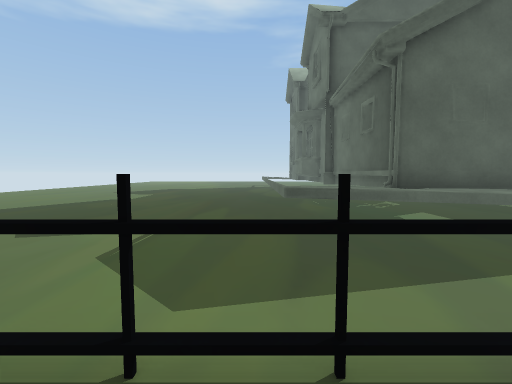
[1] (above)

24 first-person views from a walk through a 3-D level made in the Unity game engine. The camera is 1.2 m above the floor, tilts 4° down and sees 90° across. The floor is counted in squares, 1 m on a side. Each view is taken from the middle of a square. On the plan, view 1 faces up. The plan holds only what a view shows up to about 12 squares ahead; the rest is blank. The place goes on beyond the plan. Some surface patterns are stand-ins.

[2]
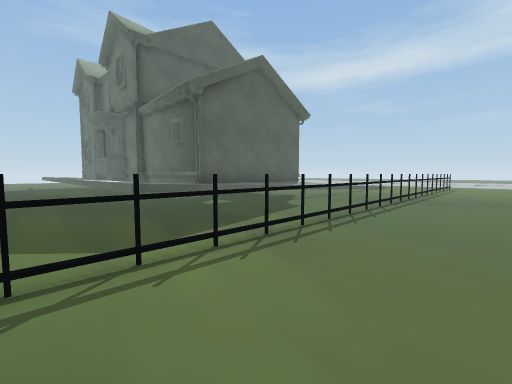

[3]
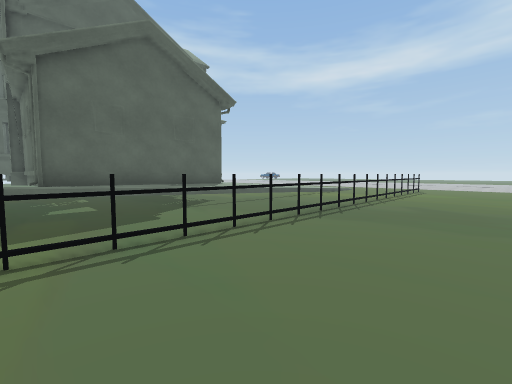

[4]
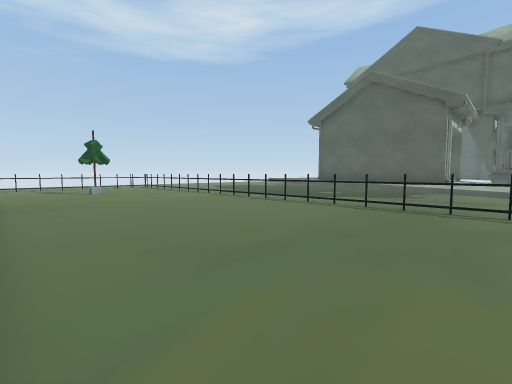

[5]
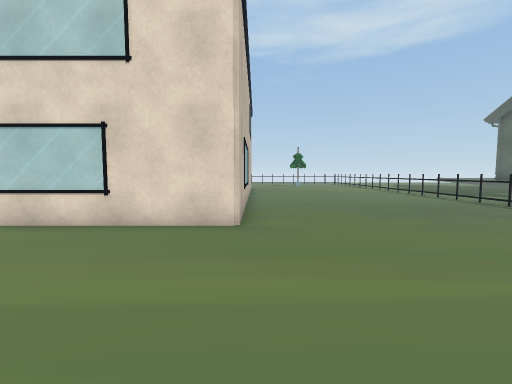

[6]
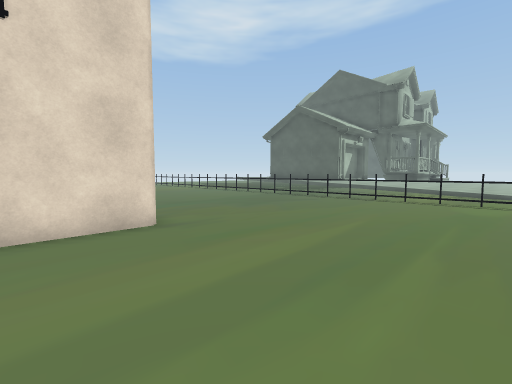

[7]
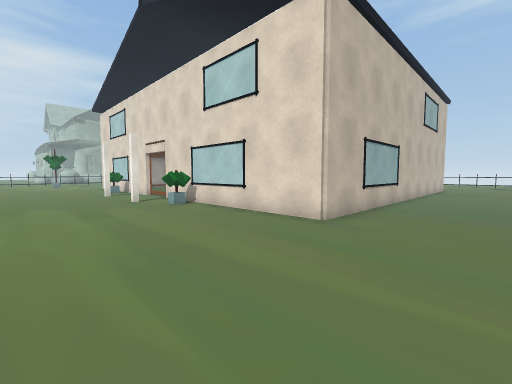

[8]
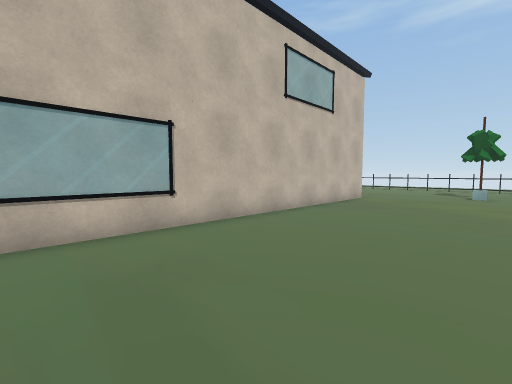

[9]
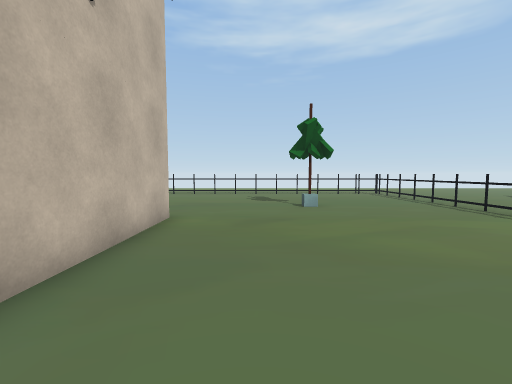

[10]
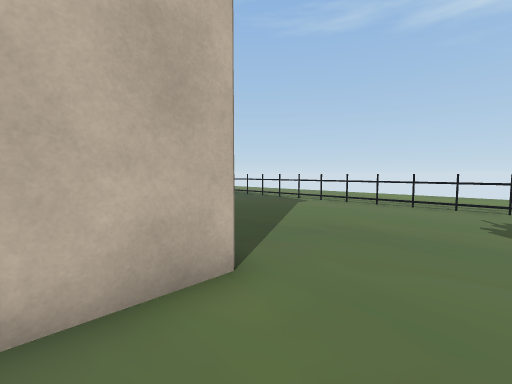

[11]
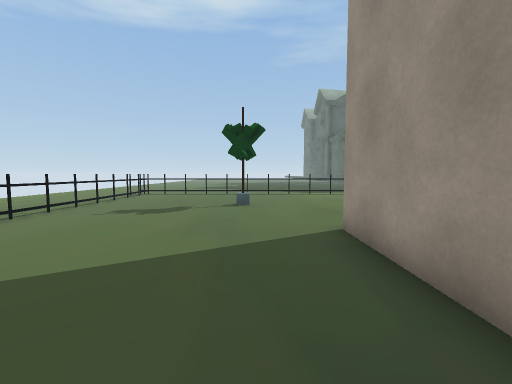

[12]
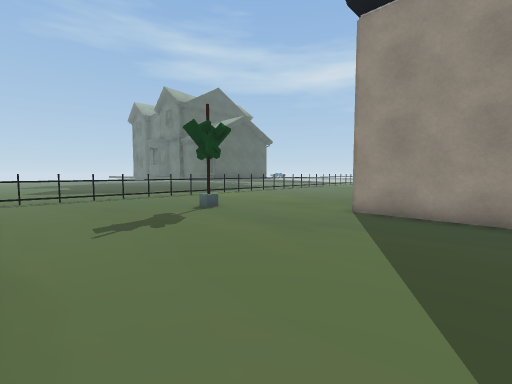

[13]
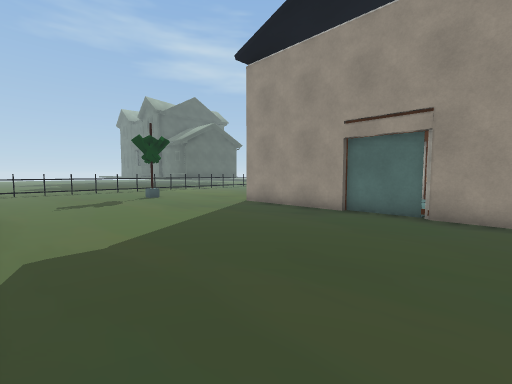

[14]
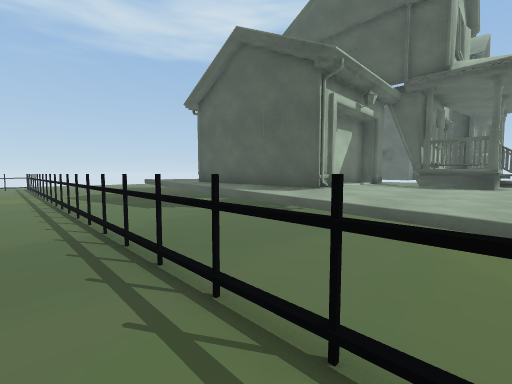

[15]
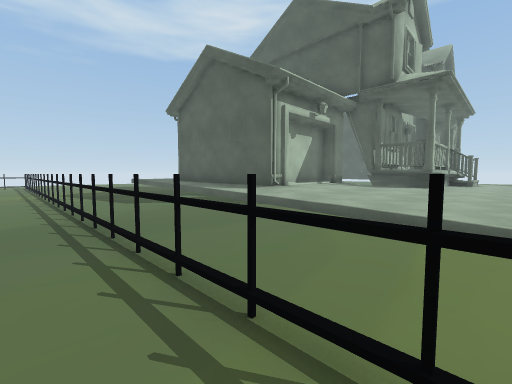

[16]
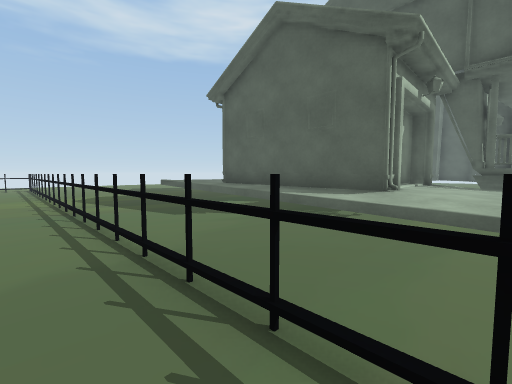

[17]
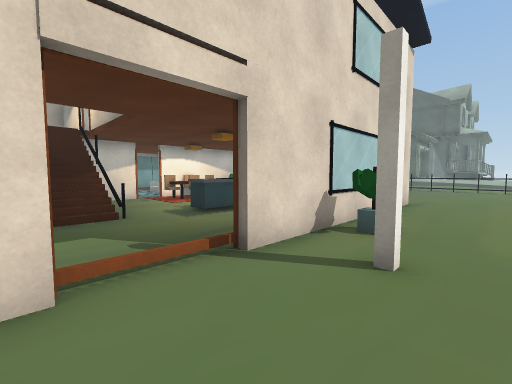

[18]
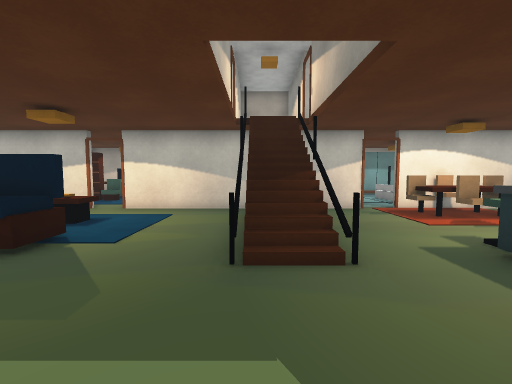

[19]
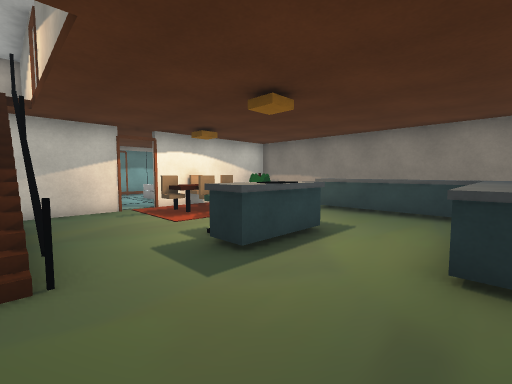

[20]
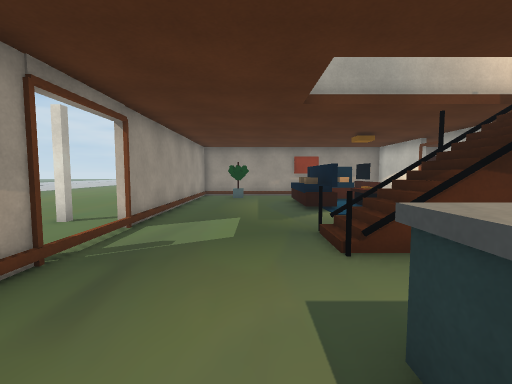

[21]
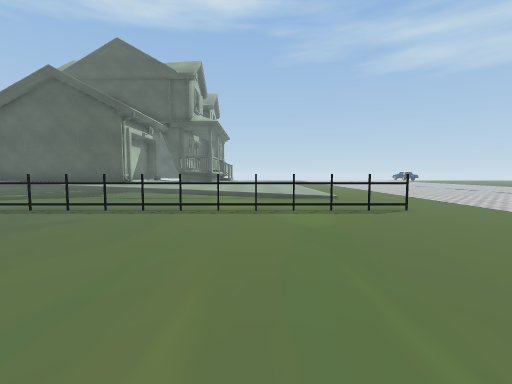

[22]
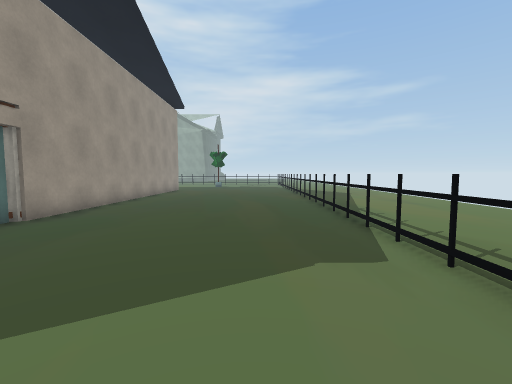

[23]
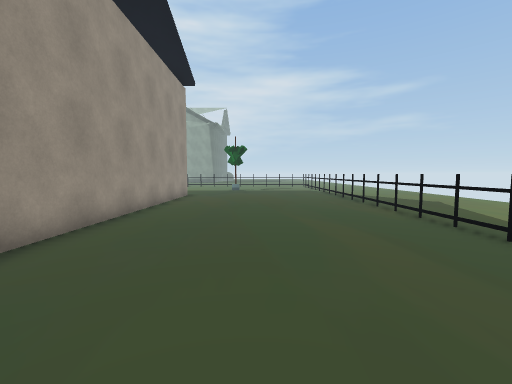

[24]
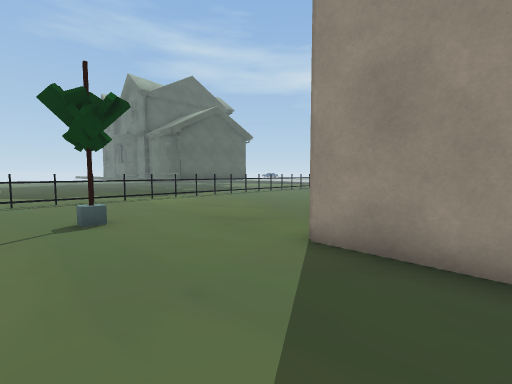

### Floor plan
Key: @ floor where view 1 was taken; # wall or solid block; x gap in a wall; . main floor; : floor 0.5 m higher than the main floor; + floor 0.75 m higher than the main floor; / step, stairs or slope; = window, fence, low wall or low ledge; ^ raised ledge; T thing the floor can be seen under or through; O other object.
Columns run from 11 left of view 1 to 20 right of it. Each row starts with its distance up from view 1.
 17                         OOO
 16                         OO
 15                         OO
 14                        #OO
 13               O#     ###OO
 12 ..... ......O..#     #O
 11 ............O..#     #
 10  ...........O..#     #
  9   ..........O..#     #
  8    .........O..#     #O
  7     ........O/O#######O
  6          ...O/+++++   :::
  5     ............................
  4     ............................
  3  ...............................
  2  ...............................
  1  =TTTTTTTTTTTTTTTTTTTTTTTTTTTTTT
  0  ..........@....................
 -1  ...............................
 -2 =...............................
 -3 =...............................
 -4 =......#........................
 -5 =...............................
 -6 =...............................
 -7 =...............................
 -8 =...................===.........
 -9 =........####### ###^^^###......
-10 =........#     #O  ^^^^^^#......
-11 =........#     #.   ....^#......
-12 =........#     #OO  ....^=......
-13 =........#     #OO.  ^..^=......
-14 =........#     #^OO. ^..^#O.....
-15 =........#     #....^^...#O.....
-16 =........#     #.........#......
-17 =........#     #.........#.O....
-18 =........#     #=#=##=..........
-19 =........#     #####==..........
-20 =........#     #.........#......
-21 =........#     #.........#.O....
-22 =........#     #.........# ...
-23 =........#     #..^#^....# ....
-24 =........#    ....^#O....=  ...
-25 =........#    .x  .#O....=  ...
-26 =........#     #  O ^....#   ..

Positions as (right, up) in squares from view 1, and headings:
1: (0, 0), facing up
2: (-2, -2), facing up-right
3: (3, -3), facing up-right
4: (13, -8), facing up-left
5: (20, -8), facing left
6: (20, -11), facing up-left
7: (20, -5), facing down-left
8: (11, -3), facing down-left
9: (5, -6), facing left
10: (0, -6), facing down-left
11: (-4, -14), facing up
12: (-10, -12), facing up-right
13: (-10, -17), facing up-right
14: (15, 0), facing up-left
15: (17, 0), facing up-left
16: (13, 0), facing up-left
17: (17, -20), facing up-left
18: (13, -19), facing left
19: (13, -18), facing up-left
20: (11, -14), facing down
21: (18, -7), facing up
22: (-8, -9), facing down
23: (-6, -14), facing down
24: (-6, -11), facing up-right
